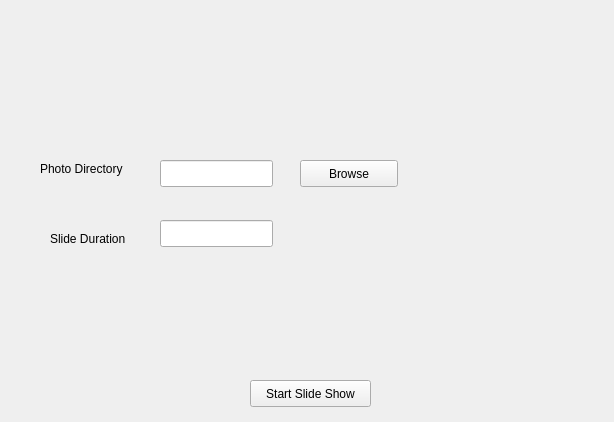
<?xml version="1.0" encoding="UTF-8"?>
<ui version="4.0">
 <class>Form</class>
 <widget class="QWidget" name="Form">
  <property name="geometry">
   <rect>
    <x>0</x>
    <y>0</y>
    <width>614</width>
    <height>422</height>
   </rect>
  </property>
  <property name="windowTitle">
   <string>Form</string>
  </property>
  <widget class="QPushButton" name="ssStart">
   <property name="geometry">
    <rect>
     <x>250</x>
     <y>380</y>
     <width>121</width>
     <height>27</height>
    </rect>
   </property>
   <property name="text">
    <string>Start Slide Show</string>
   </property>
  </widget>
  <widget class="QLineEdit" name="picDir">
   <property name="geometry">
    <rect>
     <x>160</x>
     <y>160</y>
     <width>113</width>
     <height>27</height>
    </rect>
   </property>
  </widget>
  <widget class="QLineEdit" name="lineEdit">
   <property name="geometry">
    <rect>
     <x>160</x>
     <y>220</y>
     <width>113</width>
     <height>27</height>
    </rect>
   </property>
  </widget>
  <widget class="QLabel" name="dirlabel">
   <property name="geometry">
    <rect>
     <x>40</x>
     <y>160</y>
     <width>111</width>
     <height>17</height>
    </rect>
   </property>
   <property name="text">
    <string>Photo Directory</string>
   </property>
   <property name="buddy">
    <cstring>picDir</cstring>
   </property>
  </widget>
  <widget class="QLabel" name="pauselabel">
   <property name="geometry">
    <rect>
     <x>50</x>
     <y>230</y>
     <width>101</width>
     <height>17</height>
    </rect>
   </property>
   <property name="text">
    <string>Slide Duration</string>
   </property>
   <property name="buddy">
    <cstring>lineEdit</cstring>
   </property>
  </widget>
  <widget class="QPushButton" name="dirButton">
   <property name="geometry">
    <rect>
     <x>300</x>
     <y>160</y>
     <width>98</width>
     <height>27</height>
    </rect>
   </property>
   <property name="text">
    <string>Browse</string>
   </property>
  </widget>
 </widget>
 <tabstops>
  <tabstop>picDir</tabstop>
  <tabstop>dirButton</tabstop>
  <tabstop>lineEdit</tabstop>
  <tabstop>ssStart</tabstop>
 </tabstops>
 <resources/>
 <connections>
  <connection>
   <sender>ssStart</sender>
   <signal>clicked()</signal>
   <receiver>lineEdit</receiver>
   <slot>copy()</slot>
   <hints>
    <hint type="sourcelabel">
     <x>304</x>
     <y>393</y>
    </hint>
    <hint type="destinationlabel">
     <x>203</x>
     <y>243</y>
    </hint>
   </hints>
  </connection>
  <connection>
   <sender>ssStart</sender>
   <signal>clicked()</signal>
   <receiver>picDir</receiver>
   <slot>copy()</slot>
   <hints>
    <hint type="sourcelabel">
     <x>322</x>
     <y>395</y>
    </hint>
    <hint type="destinationlabel">
     <x>256</x>
     <y>185</y>
    </hint>
   </hints>
  </connection>
 </connections>
</ui>
